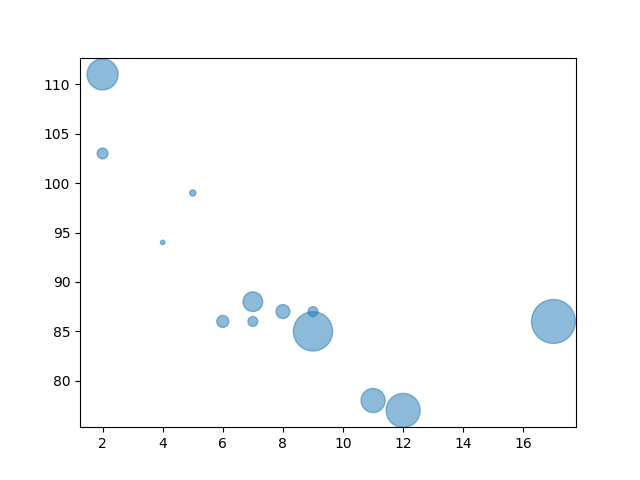

This chart was generated by the following Python code:
import matplotlib.pyplot as plt
import numpy as np

x=np.array([5,7,8,7,2,17,2,9,4,11,12,9,6])
y=np.array([99,86,87,88,111,86,103,87,94,78,77,85,86])
sizes=np.array([20,50,100,200,500,1000,60,50,10,300,600,800,75])
plt.scatter(x,y, s=sizes,alpha=0.5)
plt.savefig('size.png')
plt.show()
